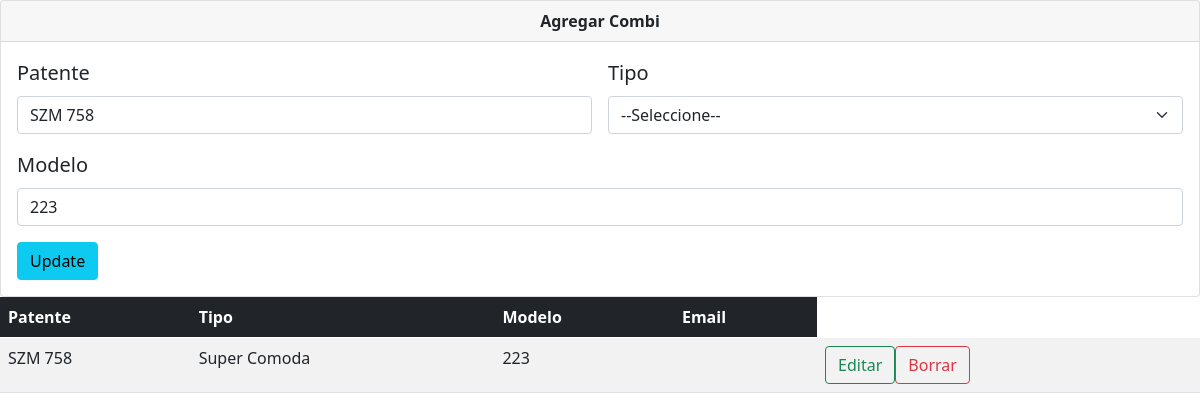
The app's page /vista_combis.php?edit=SZM 758 with its own data.
### tables this page shows
CREATE TABLE `combis` (
  `patente` varchar(20) NOT NULL,
  `cantidad_asientos` int(100) NOT NULL,
  `tipo` varchar(20) NOT NULL,
  `modelo` varchar(30) NOT NULL,
  `email` varchar(30) NOT NULL,
  `activo` tinyint(1) NOT NULL DEFAULT 1
);

### php/acciones_combis.php (called while the page is built, shortened)
<?php
    $db = mysqli_connect('localhost', 'root', '','combi19') or die($db->error());
    if(isset($_GET['edit'])){
        $id = $_GET['edit'];
        $update = true;
        $sql = "SELECT * from combis WHERE activo=1 AND patente='$id'";
        $result = $db->query($sql) or die ($db->error());
        if($result->num_rows == 1){
            $row = $result->fetch_array();
            $patente = $row["patente"];
            $modelo = $row["modelo"];
        }
    }

### vista_combis.php (the view, shortened to what this page needs)
<?php
    include 'php/acciones_combis.php';
    function getCombis(){
        $db = conectar();
        $sql = "SELECT * FROM `combis` WHERE activo = 1";
        $result = mysqli_query($db,$sql);
        $numRows = $result->num_rows;
        if ($numRows > 0) {
            while ($row = $result->fetch_assoc()) {
                $data[] = $row;
            }
            return $data;
        }
    }
?>
<!DOCTYPE html>
<html lang="en">
<head>
        <link href="https://cdn.jsdelivr.net/npm/bootstrap@5.0.0-beta3/dist/css/bootstrap.min.css" rel="stylesheet">
</head>
<body>
    <div class="card">
    <div class="card-header text-center">
        <strong>Agregar Combi</strong>
    </div>
    <div class="card-body">
        <blockquote class="blockquote mb-0">
            <form action ="php/acciones_combis.php" class="row g-3" method ="POST">
            <div class="col-md-6">
                <label for="inputEmail4" class="form-label">Patente</label>
                <input type="text" class="form-control" name="patente" placeholder="" value="<?php echo $patente?>" required="">
            </div>
            <div class="col-md-6">
                <label for="inputZip" class="form-label">Tipo</label>
                <select name="tipo" class="form-select">
                    <option value="">--Seleccione--</option>
                </select>
            </div>
            <div class="col-12">
                <label for="inputZip" class="form-label">Modelo</label>
                <input type="text" class="form-control" name="modelo" placeholder="" value="<?php echo $modelo?>" required="">
            </div>
                <?php if($update == true){
                    echo "<div class='col-12'> <button type='submit'name='update' class='btn btn-info'>Update</button> </div>";
                    }else{
                    echo "<div class='col-12'> <button type='submit' name='submit' class='btn btn-primary'>Submit</button> </div>";
                    }
                ?>
            </form>
        </blockquote>
    </div>
    </div>
    <table class="table table-striped">
          <thead class="table-dark">
            <tr>
              <th scope="col">Patente</th>
              <th scope="col">Tipo</th>
              <th scope="col">Modelo</th>
              <th scope="col">Email</th>
            </tr>
          </thead>
          <tbody>
            <?php
              $combis = getCombis();
              foreach ($combis as $value) {
                  $patente = $value['patente'];
                  echo
                  "<tr>".
                    "<td>". $value['patente'] . "</td>".
                    "<td>". $value['tipo'] . "</td>".
                    "<td>". $value['modelo'] . "</td>".
                    "<td>". $value['email'] . "</td>".
                    "<td>".
                      "<a href='vista_combis.php?edit=$patente'class='btn btn btn-outline-success'>Editar</a>".
                      "<a href='php/acciones_combis.php?delete=$patente'class='btn btn-outline-danger ml-1'>Borrar</a>".
                    "</td>".
                  "</tr>";
              }
              ?>
          </tbody>
        </table>
</body>
</html>

### records on screen
combis: patente "SZM 758", modelo "223", tipo "Super Comoda"
